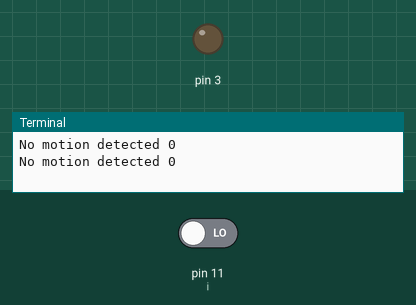
This program was run on a simulated Raspberry Pi (header pin numbers). Parts: output pins drawn as LEDs (lit = HIGH), the last lines printed to the terminal. Inputs (shaded band) come from the test bench; at power-on: pin 11 (i) LOW. The clock reads 2024-03-15 10:24:30 at power-on unless the program sets it; files the program writes start out absent.

Above: at 1.2 s.
1.3 s: pin 11 (i) driven HIGH
At 2.7 s:
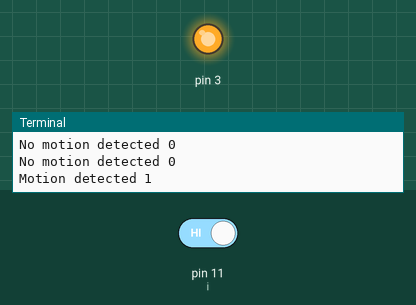
3.5 s: pin 11 (i) driven LOW
At 4.3 s:
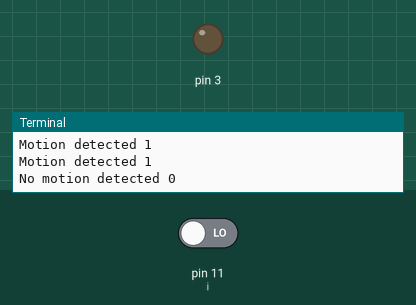
Timing chart, 0 to 6.5 s (numbered marks = the images above; inputs shaded):
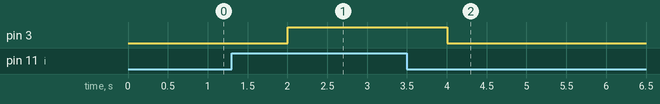

The program:

motionrecorder.py
```python
import RPi.GPIO as GPIO
import time
import os
from time import sleep
from datetime import datetime

GPIO.setwarnings(False)
GPIO.setmode(GPIO.BOARD)
GPIO.setup(11, GPIO.IN)         #Read output from one PIR motion sensor, for more than one sensor more input pins need to be added
GPIO.setup(3, GPIO.OUT)         #LED output pin
file = open("/home/pi/Documents/Python/data_log.txt", "a") #workspace path on pi
if os.stat("/home/pi/Documents/Python/data_log.txt").st_size == 0:
        file.write("Time,Sensor1,Sensor2,Sensor3,Sensor4,Sensor5\n")
j=0
while True:
       j=j+1
       i=GPIO.input(11)
       now=datetime.now()
       if i==0:                 #When output from motion sensor is LOW
             file.write(str(now)+","+str(i)+","+"NAN"+","+"NAN"+","+"NAN"+","+"NAN"+"\n") #The NAN's can be replaced by other sensors output
             print "No motion detected",i
             GPIO.output(3, 0)  #Turn OFF LED
             #time.sleep(10)
             file.flush()
             time.sleep(1)#<br/>file.close

       elif i==1:               #When output from motion sensor is HIGH
             file.write(str(now)+","+str(i)+","+"NAN"+","+"NAN"+","+"NAN"+","+"NAN"+"\n") #The NAN's can be replaced by other sensors output
             print "Motion detected",i
             GPIO.output(3, 1)  #Turn ON LED
             #time.sleep(10)
             file.flush()
             time.sleep(1)#<br/>file.close
```

Measured:
- after the input at 1.3 s, pin 3: LOW → HIGH after 0.70 s
- after the input at 3.5 s, pin 3: HIGH → LOW after 0.50 s
